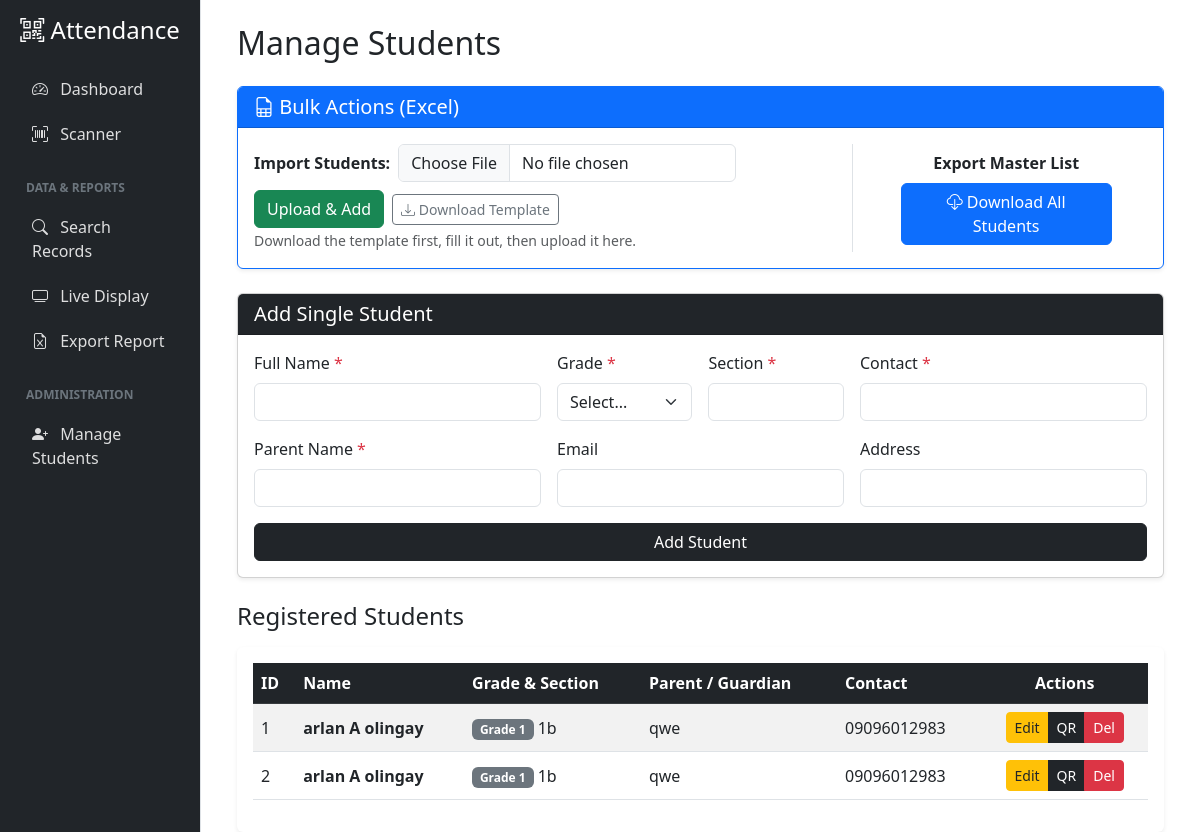
The app's page /admin/ with its own data.
### student_attendance/app.py (models this page shows)
class Student(db.Model):
    id = db.Column(db.Integer, primary_key=True)
    name = db.Column(db.String(100), nullable=False)
    grade = db.Column(db.String(20), nullable=False)
    section = db.Column(db.String(50), nullable=False)
    email = db.Column(db.String(100), nullable=True)
    contact_number = db.Column(db.String(20), nullable=False)
    parent_name = db.Column(db.String(100), nullable=False)
    address = db.Column(db.String(200), nullable=True)
    qr_token = db.Column(db.String(100), unique=True, nullable=False)

### student_attendance/app.py (the view, shortened to what this page needs)
@app.route('/admin/', methods=['GET', 'POST'])
def admin():
    students = Student.query.all()
    return render_template('admin.html', students=students)

### student_attendance/templates/admin.html (shortened to what this page needs)
{% extends 'base.html' %}
{% block content %}
<div class="container-fluid">
    <h2 class="mb-4">Manage Students</h2>
    <div class="card mb-4 shadow-sm border-primary">
        <div class="card-header bg-primary text-white">
            <h5 class="mb-0"><i class="bi bi-file-earmark-spreadsheet"></i> Bulk Actions (Excel)</h5>
        </div>
        <div class="card-body">
            <div class="row align-items-center">
                <div class="col-md-8 border-end">
                    <form action="/import_students" method="POST" enctype="multipart/form-data" class="row g-2">
                        <div class="col-auto">
                            <label class="col-form-label fw-bold">Import Students:</label>
                        </div>
                        <div class="col-auto">
                            <input type="file" name="file" class="form-control" accept=".xlsx, .xls" required>
                        </div>
                        <div class="col-auto">
                            <button type="submit" class="btn btn-success">Upload & Add</button>
                        </div>
                        <div class="col-auto">
                            <a href="/download_template" class="btn btn-outline-secondary btn-sm mt-1">
                                <i class="bi bi-download"></i> Download Template
                            </a>
                        </div>
                    </form>
                    <small class="text-muted">Download the template first, fill it out, then upload it here.</small>
                </div>
                <div class="col-md-4 text-center">
                    <p class="mb-2 fw-bold">Export Master List</p>
                    <a href="/export_students" class="btn btn-primary w-75">
                        <i class="bi bi-cloud-download"></i> Download All Students
                    </a>
                </div>
            </div>
        </div>
    </div>
    <div class="card mb-4 shadow-sm">
        <div class="card-header bg-dark text-white">
            <h5 class="mb-0">Add Single Student</h5>
        </div>
        <div class="card-body">
            <form method="POST" action="{{ url_for('admin') }}">
                 <div class="row g-3">
                    <div class="col-md-4">
                        <label class="form-label">Full Name <span class="text-danger">*</span></label>
                        <input type="text" name="name" class="form-control" required>
                    </div>
                    <div class="col-md-2">
                        <label class="form-label">Grade <span class="text-danger">*</span></label>
                        <select name="grade" class="form-select" required>
                             <option value="">Select...</option>
                        </select>
                    </div>
                    <div class="col-md-2">
                        <label class="form-label">Section <span class="text-danger">*</span></label>
                        <input type="text" name="section" class="form-control" required>
                    </div>
                    <div class="col-md-4">
                        <label class="form-label">Contact <span class="text-danger">*</span></label>
                        <input type="text" name="contact" class="form-control" required>
                    </div>
                    <div class="col-md-4">
                        <label class="form-label">Parent Name <span class="text-danger">*</span></label>
                        <input type="text" name="parent" class="form-control" required>
                    </div>
                    <div class="col-md-4">
                        <label class="form-label">Email</label>
                        <input type="email" name="email" class="form-control">
                    </div>
                    <div class="col-md-4">
                        <label class="form-label">Address</label>
                        <input type="text" name="address" class="form-control">
                    </div>
                    <div class="col-12 mt-3">
                        <button type="submit" class="btn btn-dark w-100">Add Student</button>
                    </div>
                </div>
            </form>
        </div>
    </div>
    <h4 class="mb-3">Registered Students</h4>
    <div class="table-responsive bg-white shadow-sm p-3 rounded">
        <table class="table table-striped table-hover align-middle">
            <thead class="table-dark">
                <tr>
                    <th>ID</th>
                    <th>Name</th>
                    <th>Grade & Section</th>
                    <th>Parent / Guardian</th>
                    <th>Contact</th>
                    <th class="text-center">Actions</th>
                </tr>
            </thead>
            <tbody>
                {% for s in students %}
                <tr>
                    <td>{{ s.id }}</td>
                    <td class="fw-bold">{{ s.name }}</td>
                    <td><span class="badge bg-secondary">{{ s.grade }}</span> {{ s.section }}</td>
                    <td>{{ s.parent_name }}</td>
                    <td>{{ s.contact_number }}</td>
                    <td class="text-center">
                        <div class="btn-group" role="group">
                            <a href="{{ url_for('edit_student', student_id=s.id) }}" class="btn btn-sm btn-warning text-dark">
                                Edit
                            </a>
                            <a href="{{ url_for('generate_qr', student_id=s.id) }}" class="btn btn-sm btn-dark">
                                QR
                            </a>
                            <a href="{{ url_for('delete_student', student_id=s.id) }}"
                               class="btn btn-sm btn-danger"
                               onclick="return confirm('Are you sure you want to delete {{ s.name }}? This will remove all their attendance logs.')">
                                Del
                            </a>
                        </div>
                    </td>
                </tr>
                {% else %}
                <tr>
                    <td colspan="6" class="text-center py-4 text-muted">
                        No students found. Add one above.
                    </td>
                </tr>
                {% endfor %}
            </tbody>
        </table>
    </div>
</div>
{% endblock %}

### student_attendance/templates/base.html (shortened to what this page needs)
<!DOCTYPE html>
<html lang="en">
<head>
    <link href="https://cdn.jsdelivr.net/npm/bootstrap@5.3.0/dist/css/bootstrap.min.css" rel="stylesheet">
    <link rel="stylesheet" href="https://cdn.jsdelivr.net/npm/bootstrap-icons@1.10.0/font/bootstrap-icons.css">
</head>
<body>
    <div class="container-fluid">
        <div class="row">
            <nav class="col-md-2 d-none d-md-block sidebar p-3">
                <h4 class="mb-4 text-center text-white"><i class="bi bi-qr-code-scan"></i> Attendance</h4>
                <ul class="nav flex-column">
                    <li class="nav-item">
                        <a class="nav-link" href="/">
                            <i class="bi bi-speedometer2 me-2"></i> Dashboard
                        </a>
                    </li>
                    <li class="nav-item">
                        <a class="nav-link" href="/scan">
                            <i class="bi bi-upc-scan me-2"></i> Scanner
                        </a>
                    </li>
                    <div class="sidebar-heading">Data & Reports</div>
                    <li class="nav-item">
                        <a class="nav-link" href="/view_students">
                            <i class="bi bi-search me-2"></i> Search Records
                        </a>
                    </li>
                    <li class="nav-item">
                        <a class="nav-link" href="/live_feed" target="_blank">
                            <i class="bi bi-tv me-2"></i> Live Display
                        </a>
                    </li>
                    <li class="nav-item">
                        <a class="nav-link" href="/export_page">
                            <i class="bi bi-file-earmark-excel me-2"></i> Export Report
                        </a>
                    </li>
                    <div class="sidebar-heading">Administration</div>
                    <li class="nav-item">
                        <a class="nav-link" href="/admin">
                            <i class="bi bi-person-plus-fill me-2"></i> Manage Students
                        </a>
                    </li>
                </ul>
            </nav>
            <main class="col-md-10 ms-sm-auto px-md-4 pt-4">
                {% block content %}{% endblock %}
            </main>
        </div>
    </div>
</body>
</html>

### student_attendance/templates/base.html (style rules this page uses)
body { background-color: #f8f9fa; }
.sidebar { min-height: 100vh; background: #212529; color: white; }
.sidebar .nav-link { color: rgba(255, 255, 255, .85); margin-bottom: 5px; }
.sidebar-heading { font-size: 0.75rem; text-transform: uppercase; color: #6c757d; font-weight: bold; margin-top: 20px; margin-bottom: 10px; padding-left: 10px; }
main { background: white; min-height: 100vh; border-left: 1px solid #dee2e6; }

### records on screen
Student: id "1", name "arlan A olingay", grade "Grade 1", section "1b", parent_name "qwe", contact_number "09096012983"
Student: id "2", name "arlan A olingay", grade "Grade 1", section "1b", parent_name "qwe", contact_number "09096012983"
